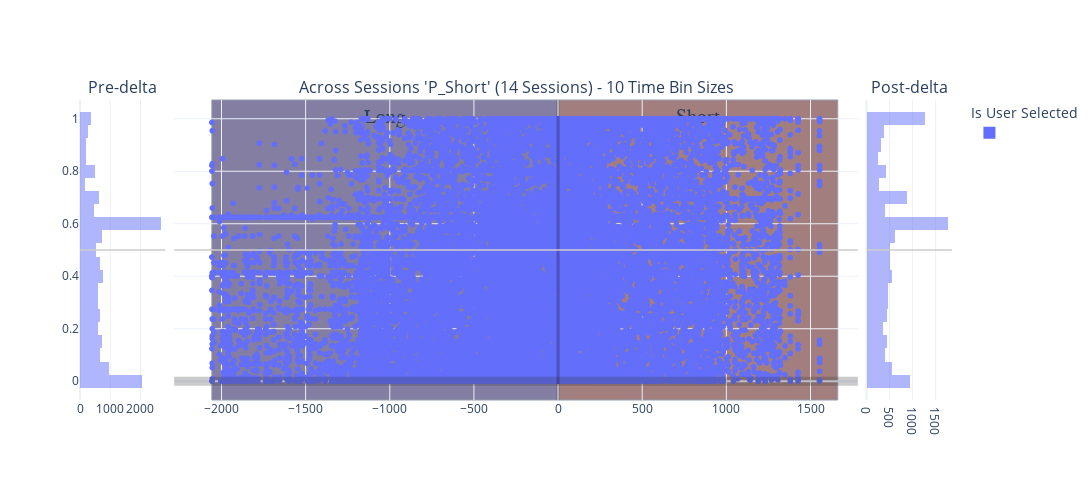

Write notebook code for a chart like this one.
### Code cell
histogram_bins = 25
# concatenated_ripple_df = deepcopy(df)

# ripple_title_prefix = 'test'
# # Create a bubble chart for ripples
# ripple_num_unique_sessions: int = concatenated_ripple_df.session_name.nunique(dropna=True) # number of unique sessions, ignoring the NA entries
# # ripple_num_unique_time_bins: int = concatenated_ripple_df.time_bin_size.nunique(dropna=True)
# ripple_title_string_suffix: str = f'{ripple_num_unique_sessions} Sessions'
# ripple_title: str = f"{ripple_title_prefix} - {ripple_title_string_suffix}"
# fig_ripples = _helper_build_figure(data_results_df=concatenated_ripple_df, histogram_bins=histogram_bins, earliest_delta_aligned_t_start=earliest_delta_aligned_t_start, latest_delta_aligned_t_end=latest_delta_aligned_t_end, enabled_time_bin_sizes=None,
#                                     main_plot_mode='separate_row_per_session', title=ripple_title)

# concatenated_ripple_df = deepcopy(concatenated_ripple_df)
# concatenated_ripple_df = deepcopy(all_sessions_ripple_df)
concatenated_ripple_df = deepcopy(all_sessions_ripple_time_bin_df)
# concatenated_ripple_df = deepcopy(all_sessions_all_scores_ripple_df)
# concatenated_ripple_df = deepcopy(single_time_bin_size_all_sessions_ripple_df)
concatenated_ripple_df
# ['longest_sequence_length_ratio_diff', 'direction_change_bin_ratio_diff', 'congruent_dir_bins_ratio_diff', 'total_congruent_direction_change_diff']


# variable_name = 'P_Long'
variable_name = 'P_Short' # Shows expected effect - short-only replay prior to delta and then split replays post-delta
# variable_name = 'long_best_pf_peak_x_pearsonr'
# variable_name = 'long_best_jump'
# variable_name = 'wcorr_abs_diff'
# variable_name = 'pearsonr_abs_diff'
# variable_name = 'direction_change_bin_ratio_diff'
# variable_name = 'longest_sequence_length_ratio_diff'
# variable_name = 'long_best_longest_sequence_length_ratio'
# variable_name = 'long_best_congruent_dir_bins_ratio'
# variable_name = 'congruent_dir_bins_ratio_diff'
# variable_name = 'total_congruent_direction_change_diff'
# variable_name = 'long_best_congruent_dir_bins_ratio'
# variable_name = 'long_best_direction_change_bin_ratio'
# variable_name = 'long_best_congruent_dir_bins_ratio'
# 'color':'is_user_annotated_epoch'
# 'color': 'is_user_annotated_epoch', 

px_scatter_kwargs = {'x': 'delta_aligned_start_t', 'y': variable_name, 'color':"is_user_annotated_epoch", 'title': f"'{variable_name}'"} # , 'color': 'time_bin_size', 'range_y': [-1.0, 1.0], 'labels': {'session_name': 'Session', 'time_bin_size': 'tbin_size', 'is_user_annotated_epoch':'user_sel'}

px_scatter_kwargs.pop('color')

# hist_kwargs = dict(color="time_bin_size")
hist_kwargs = dict(color="is_user_annotated_epoch") # , histnorm='probability density'
hist_kwargs.pop('color')
new_fig_ripples, new_fig_ripples_context = plotly_pre_post_delta_scatter(data_results_df=concatenated_ripple_df, out_scatter_fig=None, histogram_bins=histogram_bins,
                        px_scatter_kwargs=px_scatter_kwargs, histogram_variable_name=variable_name, hist_kwargs=hist_kwargs, forced_range_y=None,
                        time_delta_tuple=(earliest_delta_aligned_t_start, 0.0, latest_delta_aligned_t_end), legend_title_text='Is User Selected', is_dark_mode=is_dark_mode)
new_fig_ripples = new_fig_ripples.update_layout(fig_size_kwargs)

_extras_output_dict = {}
_extras_output_dict["y_mid_line"] = new_fig_ripples.add_hline(y=0.5, line=dict(color="rgba(0.8,0.8,0.8,.75)", width=2), row='all', col='all')

# # Update layout to add a title to the legend
# new_fig_ripples.update_layout(
#     legend_title_text='Is User Selected'  # Add a title to the legend
# )

# fig_to_clipboard(new_fig_ripples, **fig_size_kwargs)
figure_out_paths = save_plotly(a_fig=new_fig_ripples, a_fig_context=figure_ripples_context)
new_fig_ripples

### Figure 1 — Plotly figure (JSON) as saved in the notebook; plotly's stock layout.template omitted (floating-point values rounded to 4 significant figures; data arrays with more than 128 entries replaced by an {"elided": "..."} marker saying what was removed)
{"data": [{"alignmentgroup": "True", "bingroup": "y", "hovertemplate": "count=%{x}<br>P_Short=%{y}<extra></extra>", "legendgroup": "", "marker": {"color": "#636efa", "opacity": 0.5, "pattern": {"shape": ""}}, "name": "", "nbinsy": 25, "offsetgroup": "", "orientation": "h", "showlegend": true, "type": "histogram", "xaxis": "x", "y": {"elided": "15026 float values"}, "yaxis": "y"}, {"hovertemplate": "delta_aligned_start_t=%{x}<br>P_Short=%{y}<extra></extra>", "legendgroup": "", "marker": {"color": "#636efa", "symbol": "circle"}, "mode": "markers", "name": "", "showlegend": false, "type": "scattergl", "x": {"elided": "27231 float values"}, "xaxis": "x2", "y": {"elided": "27231 float values"}, "yaxis": "y2"}, {"alignmentgroup": "True", "bingroup": "y", "hovertemplate": "count=%{x}<br>P_Short=%{y}<extra></extra>", "legendgroup": "", "marker": {"color": "#636efa", "opacity": 0.5, "pattern": {"shape": ""}}, "name": "", "nbinsy": 25, "offsetgroup": "", "orientation": "h", "showlegend": false, "type": "histogram", "xaxis": "x3", "y": {"elided": "12205 float values"}, "yaxis": "y3"}], "layout": {"annotations": [{"font": {"size": 16}, "showarrow": false, "text": "Pre-delta", "x": 0.049, "xanchor": "center", "xref": "paper", "y": 1, "yanchor": "bottom", "yref": "paper"}, {"font": {"size": 16}, "showarrow": false, "text": "Across Sessions 'P_Short' (14 Sessions) - 10 Time Bin Sizes", "x": 0.5, "xanchor": "center", "xref": "paper", "y": 1, "yanchor": "bottom", "yref": "paper"}, {"font": {"size": 16}, "showarrow": false, "text": "Post-delta", "x": 0.951, "xanchor": "center", "xref": "paper", "y": 1, "yanchor": "bottom", "yref": "paper"}], "barmode": "overlay", "height": 480, "legend": {"title": {"text": "Is User Selected"}}, "shapes": [{"line": {"color": "rgba(0.2,0.2,0.2,.25)", "width": 9}, "type": "line", "x0": 0, "x1": 1, "xref": "x2 domain", "y0": 0, "y1": 0, "yref": "y2"}, {"line": {"color": "rgba(0,0,0,.25)", "width": 3}, "type": "line", "x0": 0, "x1": 0, "xref": "x2", "y0": 0, "y1": 1, "yref": "y2 domain"}, {"fillcolor": "#0b0049", "label": {"font": {"family": "Times New Roman", "size": 20}, "text": "Long", "textposition": "top center"}, "layer": "below", "line": {"width": 1}, "opacity": 0.5, "type": "rect", "x0": -2057.0, "x1": 0, "xref": "x2", "y0": 0, "y1": 1, "yref": "y2 domain"}, {"fillcolor": "#490000", "label": {"font": {"family": "Times New Roman", "size": 20}, "text": "Short", "textposition": "top center"}, "layer": "below", "line": {"width": 1}, "opacity": 0.5, "type": "rect", "x0": 0, "x1": 1662.0, "xref": "x2", "y0": 0, "y1": 1, "yref": "y2 domain"}, {"line": {"color": "rgba(0.8,0.8,0.8,.75)", "width": 2}, "type": "line", "x0": 0, "x1": 1, "xref": "x domain", "y0": 0.5, "y1": 0.5, "yref": "y"}, {"line": {"color": "rgba(0.8,0.8,0.8,.75)", "width": 2}, "type": "line", "x0": 0, "x1": 1, "xref": "x2 domain", "y0": 0.5, "y1": 0.5, "yref": "y2"}, {"line": {"color": "rgba(0.8,0.8,0.8,.75)", "width": 2}, "type": "line", "x0": 0, "x1": 1, "xref": "x3 domain", "y0": 0.5, "y1": 0.5, "yref": "y3"}], "width": 1650, "xaxis": {"anchor": "y", "domain": [0, 0.098]}, "xaxis2": {"anchor": "y2", "domain": [0.108, 0.892]}, "xaxis3": {"anchor": "y3", "domain": [0.902, 1]}, "yaxis": {"anchor": "x", "domain": [0, 1]}, "yaxis2": {"anchor": "x2", "domain": [0, 1], "matches": "y", "showticklabels": false}, "yaxis3": {"anchor": "x3", "domain": [0, 1], "matches": "y", "showticklabels": false}}}
